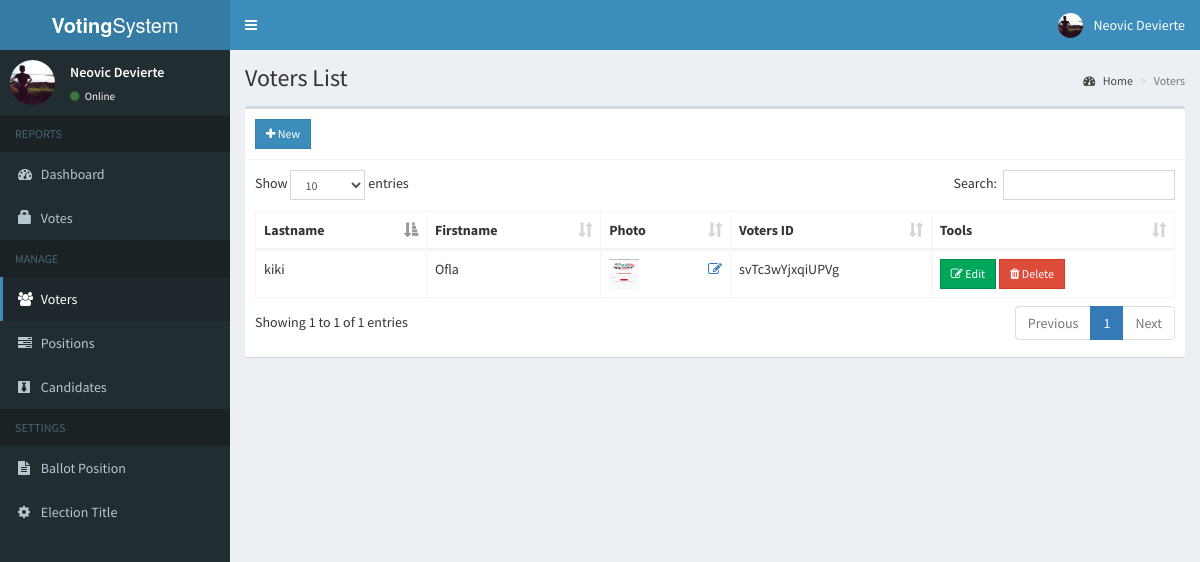
Screenshot of /admin/voters.php (signed in) with the database file from the repository.
### tables this page shows
CREATE TABLE `voters` (
  `id` int(11) NOT NULL,
  `voters_id` varchar(15) NOT NULL,
  `password` varchar(60) NOT NULL,
  `firstname` varchar(30) NOT NULL,
  `lastname` varchar(30) NOT NULL,
  `photo` varchar(150) NOT NULL
);

### admin/includes/session.php (called while the page is built, shortened)
<?php
	include 'includes/conn.php';
	$sql = "SELECT * FROM admin WHERE id = '".$_SESSION['admin']."'";
	$query = $conn->query($sql);
	$user = $query->fetch_assoc();
?>

### admin/voters.php (the view, shortened to what this page needs)
<?php include 'includes/session.php'; ?>
<?php include 'includes/header.php'; ?>
<body class="hold-transition skin-blue sidebar-mini">
<div class="wrapper">
  <?php include 'includes/navbar.php'; ?>
  <?php include 'includes/menubar.php'; ?>
  <div class="content-wrapper">
    <section class="content-header">
      <h1>
        Voters List
      </h1>
      <ol class="breadcrumb">
        <li><a href="#"><i class="fa fa-dashboard"></i> Home</a></li>
        <li class="active">Voters</li>
      </ol>
    </section>
    <section class="content">
      <div class="row">
        <div class="col-xs-12">
          <div class="box">
            <div class="box-header with-border">
              <a href="#addnew" data-toggle="modal" class="btn btn-primary btn-sm btn-flat"><i class="fa fa-plus"></i> New</a>
            </div>
            <div class="box-body">
              <table id="example1" class="table table-bordered">
                <thead>
                  <th>Lastname</th>
                  <th>Firstname</th>
                  <th>Photo</th>
                  <th>Voters ID</th>
                  <th>Tools</th>
                </thead>
                <tbody>
                  <?php
                    $sql = "SELECT * FROM voters";
                    $query = $conn->query($sql);
                    while($row = $query->fetch_assoc()){
                      $image = (!empty($row['photo'])) ? '../images/'.$row['photo'] : '../images/profile.jpg';
                      echo "
                        <tr>
                          <td>".$row['lastname']."</td>
                          <td>".$row['firstname']."</td>
                          <td>
                            <img src='".$image."' width='30px' height='30px'>
                            <a href='#edit_photo' data-toggle='modal' class='pull-right photo' data-id='".$row['id']."'><span class='fa fa-edit'></span></a>
                          </td>
                          <td>".$row['voters_id']."</td>
                          <td>
                            <button class='btn btn-success btn-sm edit btn-flat' data-id='".$row['id']."'><i class='fa fa-edit'></i> Edit</button>
                            <button class='btn btn-danger btn-sm delete btn-flat' data-id='".$row['id']."'><i class='fa fa-trash'></i> Delete</button>
                          </td>
                        </tr>
                      ";
                    }
                  ?>
                </tbody>
              </table>
            </div>
          </div>
        </div>
      </div>
    </section>
  </div>
</div>
</body>
</html>

### admin/includes/navbar.php (shortened to what this page needs)
<header class="main-header">
  <a href="#" class="logo">
    <span class="logo-lg"><b>Voting</b>System</span>
  </a>
  <nav class="navbar navbar-static-top">
    <a href="#" class="sidebar-toggle" data-toggle="push-menu" role="button">
    </a>
    <div class="navbar-custom-menu">
      <ul class="nav navbar-nav">
        <li class="dropdown user user-menu">
          <a href="#" class="dropdown-toggle" data-toggle="dropdown">
            <img src="<?php echo (!empty($user['photo'])) ? '../images/'.$user['photo'] : '../images/profile.jpg'; ?>" class="user-image" alt="User Image">
            <span class="hidden-xs"><?php echo $user['firstname'].' '.$user['lastname']; ?></span>
          </a>
        </li>
      </ul>
    </div>
  </nav>
</header>

### admin/includes/menubar.php (shortened to what this page needs)
<aside class="main-sidebar">
  <section class="sidebar">
    <div class="user-panel">
      <div class="pull-left image">
        <img src="<?php echo (!empty($user['photo'])) ? '../images/'.$user['photo'] : '../images/profile.jpg'; ?>" class="img-circle" alt="User Image">
      </div>
      <div class="pull-left info">
        <p><?php echo $user['firstname'].' '.$user['lastname']; ?></p>
        <a><i class="fa fa-circle text-success"></i> Online</a>
      </div>
    </div>
    <ul class="sidebar-menu" data-widget="tree">
      <li class="header">REPORTS</li>
      <li class=""><a href="home.php"><i class="fa fa-dashboard"></i> <span>Dashboard</span></a></li>
      <li class=""><a href="votes.php"><span class="glyphicon glyphicon-lock"></span> <span>Votes</span></a></li>
      <li class="header">MANAGE</li>
      <li class=""><a href="voters.php"><i class="fa fa-users"></i> <span>Voters</span></a></li>
      <li class=""><a href="positions.php"><i class="fa fa-tasks"></i> <span>Positions</span></a></li>
      <li class=""><a href="candidates.php"><i class="fa fa-black-tie"></i> <span>Candidates</span></a></li>
      <li class="header">SETTINGS</li>
      <li class=""><a href="ballot.php"><i class="fa fa-file-text"></i> <span>Ballot Position</span></a></li>
      <li class=""><a href="#config" data-toggle="modal"><i class="fa fa-cog"></i> <span>Election Title</span></a></li>
    </ul>
  </section>
</aside>

### rows the page displays
voters: lastname "kiki", firstname "Ofla", photo (picture), voters "svTc3wYjxqiUPVg"

### other values shown
$user['firstname'] "Neovic"
$user['lastname'] "Devierte"
